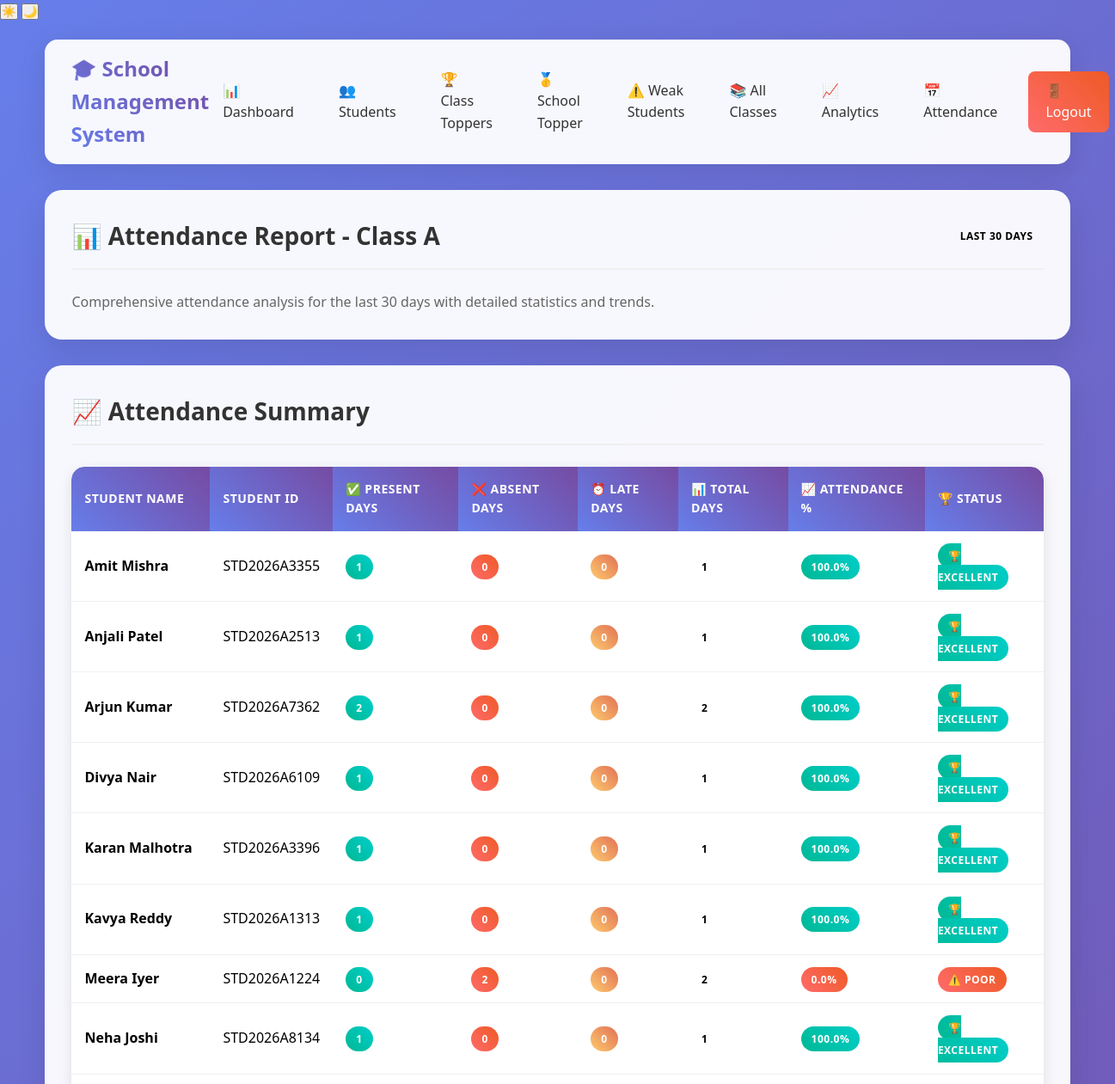
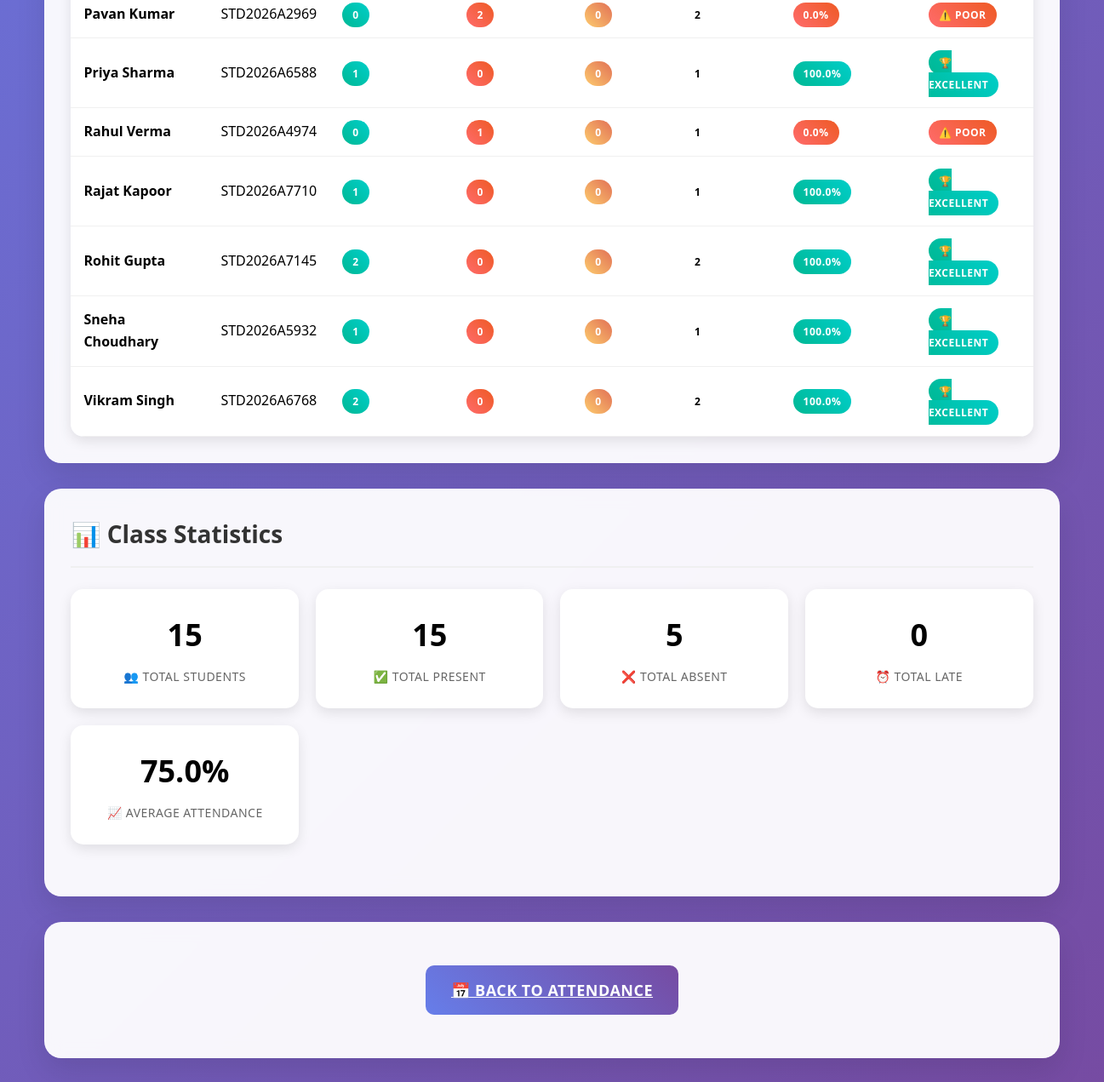
The app's page /attendance-report (signed in) with its own data (2 pictures, top to bottom).
### tables this page shows
CREATE TABLE students (
            id INTEGER PRIMARY KEY AUTOINCREMENT,
            student_id TEXT UNIQUE NOT NULL,
            name TEXT NOT NULL,
            class TEXT NOT NULL,
            class_teacher TEXT NOT NULL,
            tamil INTEGER,
            english INTEGER,
            maths INTEGER,
            science INTEGER,
            social INTEGER,
            total INTEGER,
            average REAL,
            grade TEXT,
            status TEXT,
            created_at TIMESTAMP DEFAULT CURRENT_TIMESTAMP
        );

### app.py (the view)
    def decorated_function(*args, **kwargs):
        if 'teacher_id' not in session:
            return redirect(url_for('login'))
        return f(*args, **kwargs)

### app.py (called while the page is built)
def get_db():
    conn = sqlite3.connect("students.db")
    conn.row_factory = sqlite3.Row
    return conn

def login_required(f):
    def decorated_function(*args, **kwargs):
        if 'teacher_id' not in session:
            return redirect(url_for('login'))
        return f(*args, **kwargs)
    decorated_function.__name__ = f.__name__
    return decorated_function

@app.route("/attendance-report")
@login_required
def attendance_report():
    teacher_class = session.get('teacher_class')
    conn = get_db()
    attendance_summary = conn.execute(
        "SELECT s.name, s.student_id, COUNT(CASE WHEN a.status = 'PRESENT' THEN 1 END) as present_days, COUNT(CASE WHEN a.status = 'ABSENT' THEN 1 END) as absent_days, COUNT(CASE WHEN a.status = 'LATE' THEN 1 END) as late_days, COUNT(*) as total_days FROM students s LEFT JOIN attendance a ON s.id = a.student_id WHERE s.class = ? AND a.date >= date('now', '-30 days') GROUP BY s.id, s.name ORDER BY s.name",
        (teacher_class,)
    ).fetchall()
    conn.close()
    return render_template("attendance_report.html",
                         attendance_summary=attendance_summary,
                         teacher_class=teacher_class)

### templates/attendance_report.html (shortened to what this page needs)
<!DOCTYPE html>
<html lang="en" data-theme="{{ session.get('theme', 'light') }}">
<head>
    <link rel="stylesheet" href="/static/style.css">
</head>
<body>
    <div class="theme-switcher">
        <button class="theme-toggle" onclick="toggleTheme('light')" title="Light Mode">
            ☀️
        </button>
        <button class="theme-toggle" onclick="toggleTheme('dark')" title="Dark Mode">
            🌙
        </button>
    </div>
    <div class="container">
        <nav class="navbar">
            <div class="nav-brand">
                🎓 School Management System
            </div>
            <div class="nav-links">
                <a href="/dashboard" class="nav-link">📊 Dashboard</a>
                <a href="/" class="nav-link">👥 Students</a>
                <a href="/class-toppers" class="nav-link">🏆 Class Toppers</a>
                <a href="/school-topper" class="nav-link">🥇 School Topper</a>
                <a href="/weak-students" class="nav-link">⚠️ Weak Students</a>
                <a href="/all-classes" class="nav-link">📚 All Classes</a>
                <a href="/analytics" class="nav-link">📈 Analytics</a>
                <a href="/attendance" class="nav-link">📅 Attendance</a>
                <a href="/logout" class="nav-link logout-btn">🚪 Logout</a>
            </div>
        </nav>
        <div class="card">
            <div class="card-header">
                <h1 class="card-title">📊 Attendance Report - Class {{ teacher_class }}</h1>
                <span class="badge badge-info">Last 30 Days</span>
            </div>
            <p style="color: #666; font-size: 16px;">
                Comprehensive attendance analysis for the last 30 days with detailed statistics and trends.
            </p>
        </div>
        <div class="card">
            <div class="card-header">
                <h2 class="card-title">📈 Attendance Summary</h2>
            </div>
            <div class="table-container">
                <table class="table">
                    <thead>
                        <tr>
                            <th>Student Name</th>
                            <th>Student ID</th>
                            <th>✅ Present Days</th>
                            <th>❌ Absent Days</th>
                            <th>⏰ Late Days</th>
                            <th>📊 Total Days</th>
                            <th>📈 Attendance %</th>
                            <th>🏆 Status</th>
                        </tr>
                    </thead>
                    <tbody>
                        {% for record in attendance_summary %}
                        {% set attendance_percentage = (record.present_days / record.total_days * 100) if record.total_days > 0 else 0 %}
                        <tr>
                            <td><strong>{{ record.name }}</strong></td>
                            <td>{{ record.student_id }}</td>
                            <td>
                                <span class="badge badge-success">{{ record.present_days }}</span>
                            </td>
                            <td>
                                <span class="badge badge-danger">{{ record.absent_days }}</span>
                            </td>
                            <td>
                                <span class="badge badge-warning">{{ record.late_days }}</span>
                            </td>
                            <td>
                                <span class="badge badge-info">{{ record.total_days }}</span>
                            </td>
                            <td>
                                <span class="badge badge-{{ 'success' if attendance_percentage >= 90 else 'warning' if attendance_percentage >= 75 else 'danger' }}">
                                    {{ "%.1f"|format(attendance_percentage) }}%
                                </span>
                            </td>
                            <td>
                                {% if attendance_percentage >= 90 %}
                                    <span class="badge badge-success">🏆 Excellent</span>
                                {% elif attendance_percentage >= 75 %}
                                    <span class="badge badge-warning">👍 Good</span>
                                {% elif attendance_percentage >= 60 %}
                                    <span class="badge badge-info">📚 Average</span>
                                {% else %}
                                    <span class="badge badge-danger">⚠️ Poor</span>
                                {% endif %}
                            </td>
                        </tr>
                        {% endfor %}
                    </tbody>
                </table>
            </div>
        </div>
        <div class="card">
            <div class="card-header">
                <h2 class="card-title">📊 Class Statistics</h2>
            </div>
            {% set total_students = attendance_summary|length %}
            {% set total_present = attendance_summary|sum(attribute='present_days') %}
            {% set total_absent = attendance_summary|sum(attribute='absent_days') %}
            {% set total_late = attendance_summary|sum(attribute='late_days') %}
            {% set avg_attendance = (total_present / (total_present + total_absent + total_late) * 100) if (total_present + total_absent + total_late) > 0 else 0 %}
            <div class="stats-grid">
                <div class="stat-card">
                    <div class="stat-number">{{ total_students }}</div>
                    <div class="stat-label">👥 Total Students</div>
                </div>
                <div class="stat-card">
                    <div class="stat-number">{{ total_present }}</div>
                    <div class="stat-label">✅ Total Present</div>
                </div>
                <div class="stat-card">
                    <div class="stat-number">{{ total_absent }}</div>
                    <div class="stat-label">❌ Total Absent</div>
                </div>
                <div class="stat-card">
                    <div class="stat-number">{{ total_late }}</div>
                    <div class="stat-label">⏰ Total Late</div>
                </div>
                <div class="stat-card">
                    <div class="stat-number">{{ "%.1f"|format(avg_attendance) }}%</div>
                    <div class="stat-label">📈 Average Attendance</div>
                </div>
            </div>
        </div>
        <div class="card">
            <div style="padding: 20px; text-align: center;">
                <a href="/attendance" class="btn btn-primary" style="font-size: 18px; padding: 15px 30px;">
                    📅 Back to Attendance
                </a>
            </div>
        </div>
    </div>
</body>
</html>

### static/style.css (style rules this page uses)
* { margin: 0; padding: 0; box-sizing: border-box; }
body { font-family: 'Segoe UI', Tahoma, Geneva, Verdana, sans-serif; background: linear-gradient(135deg, #667eea 0%, #764ba2 100%); min-height: 100vh; line-height: 1.6; }
.container { width: 95%; max-width: 1400px; margin: 0 auto; padding: 20px; }
.navbar { background: rgba(255, 255, 255, 0.95); backdrop-filter: blur(10px); padding: 15px 30px; border-radius: 15px; margin-bottom: 30px; box-shadow: 0 8px 32px rgba(0, 0, 0, 0.1); display: flex; justify-content: space-between; align-items: center; }
.nav-brand { font-size: 24px; font-weight: bold; background: linear-gradient(45deg, #667eea, #764ba2); -webkit-background-clip: text; -webkit-text-fill-color: transparent; }
.nav-links { display: flex; gap: 20px; align-items: center; }
.nav-link { text-decoration: none; color: #333; font-weight: 500; padding: 8px 16px; border-radius: 8px; transition: all 0.3s ease; }
.logout-btn { background: linear-gradient(45deg, #ff6b6b, #ee5a24); color: white !important; padding: 10px 20px !important; }
.card { background: rgba(255, 255, 255, 0.95); backdrop-filter: blur(10px); padding: 30px; border-radius: 20px; margin-bottom: 30px; box-shadow: 0 15px 35px rgba(0, 0, 0, 0.1); border: 1px solid rgba(255, 255, 255, 0.2); transition: transform 0.3s ease, box-shadow 0.3s ease; }
.card-header { display: flex; justify-content: space-between; align-items: center; margin-bottom: 25px; padding-bottom: 15px; border-bottom: 2px solid #f0f0f0; }
.card-title { font-size: 28px; font-weight: bold; color: #333; }
.btn { padding: 12px 30px; border: none; border-radius: 10px; font-size: 16px; font-weight: 600; cursor: pointer; transition: all 0.3s ease; text-transform: uppercase; letter-spacing: 0.5px; display: inline-flex; align-items: center; gap: 8px; }
.btn-primary { background: linear-gradient(45deg, #667eea, #764ba2); color: white; }
.table-container { overflow-x: auto; border-radius: 15px; box-shadow: 0 5px 15px rgba(0, 0, 0, 0.1); }
.table { width: 100%; border-collapse: collapse; background: white; border-radius: 15px; overflow: hidden; }
.table th { background: linear-gradient(45deg, #667eea, #764ba2); color: white; padding: 15px; text-align: left; font-weight: 600; text-transform: uppercase; font-size: 14px; letter-spacing: 0.5px; }
.table td { padding: 15px; border-bottom: 1px solid #f0f0f0; vertical-align: middle; }
.table tbody tr { transition: all 0.3s ease; }
.badge { padding: 6px 12px; border-radius: 20px; font-size: 12px; font-weight: 600; text-transform: uppercase; letter-spacing: 0.5px; }
.badge-success { background: linear-gradient(45deg, #00b894, #00cec9); color: white; }
.badge-danger { background: linear-gradient(45deg, #ff6b6b, #ee5a24); color: white; }
.badge-warning { background: linear-gradient(45deg, #fdcb6e, #e17055); color: white; }
.stats-grid { display: grid; grid-template-columns: repeat(auto-fit, minmax(250px, 1fr)); gap: 20px; margin-bottom: 30px; }
.stat-card { background: white; padding: 25px; border-radius: 15px; box-shadow: 0 5px 15px rgba(0, 0, 0, 0.1); text-align: center; transition: all 0.3s ease; }
.stat-number { font-size: 36px; font-weight: bold; margin-bottom: 10px; }
.stat-label { color: #666; font-size: 14px; text-transform: uppercase; letter-spacing: 0.5px; }

### records on screen
students: name "Amit Mishra", student_id "STD2026A3355", present_days "1", absent_days "0", late_days "0", total_days "1", attendance_percentage "100.0", shows "🏆 EXCELLENT"
students: name "Anjali Patel", student_id "STD2026A2513", present_days "1", absent_days "0", late_days "0", total_days "1", attendance_percentage "100.0", shows "🏆 EXCELLENT"
students: name "Arjun Kumar", student_id "STD2026A7362", present_days "2", absent_days "0", late_days "0", total_days "2", attendance_percentage "100.0", shows "🏆 EXCELLENT"
students: name "Divya Nair", student_id "STD2026A6109", present_days "1", absent_days "0", late_days "0", total_days "1", attendance_percentage "100.0", shows "🏆 EXCELLENT"
students: name "Karan Malhotra", student_id "STD2026A3396", present_days "1", absent_days "0", late_days "0", total_days "1", attendance_percentage "100.0", shows "🏆 EXCELLENT"
students: name "Kavya Reddy", student_id "STD2026A1313", present_days "1", absent_days "0", late_days "0", total_days "1", attendance_percentage "100.0", shows "🏆 EXCELLENT"
students: name "Meera Iyer", student_id "STD2026A1224", present_days "0", absent_days "2", late_days "0", total_days "2", attendance_percentage "0.0", shows "⚠️ POOR"
students: name "Neha Joshi", student_id "STD2026A8134", present_days "1", absent_days "0", late_days "0", total_days "1", attendance_percentage "100.0", shows "🏆 EXCELLENT"
students: name "Pavan Kumar", student_id "STD2026A2969", present_days "0", absent_days "2", late_days "0", total_days "2", attendance_percentage "0.0", shows "⚠️ POOR"
students: name "Priya Sharma", student_id "STD2026A6588", present_days "1", absent_days "0", late_days "0", total_days "1", attendance_percentage "100.0", shows "🏆 EXCELLENT"
students: name "Rahul Verma", student_id "STD2026A4974", present_days "0", absent_days "1", late_days "0", total_days "1", attendance_percentage "0.0", shows "⚠️ POOR"
students: name "Rajat Kapoor", student_id "STD2026A7710", present_days "1", absent_days "0", late_days "0", total_days "1", attendance_percentage "100.0", shows "🏆 EXCELLENT"
students: name "Rohit Gupta", student_id "STD2026A7145", present_days "2", absent_days "0", late_days "0", total_days "2", attendance_percentage "100.0", shows "🏆 EXCELLENT"
students: name "Sneha Choudhary", student_id "STD2026A5932", present_days "1", absent_days "0", late_days "0", total_days "1", attendance_percentage "100.0", shows "🏆 EXCELLENT"
students: name "Vikram Singh", student_id "STD2026A6768", present_days "2", absent_days "0", late_days "0", total_days "2", attendance_percentage "100.0", shows "🏆 EXCELLENT"

### other values on screen
{{ teacher_class }} "A"
{{ total_students }} "15"
{{ total_present }} "15"
{{ total_absent }} "5"
{{ total_late }} "0"
{{ "%.1f"|format(avg_attendance) }} "75.0"
